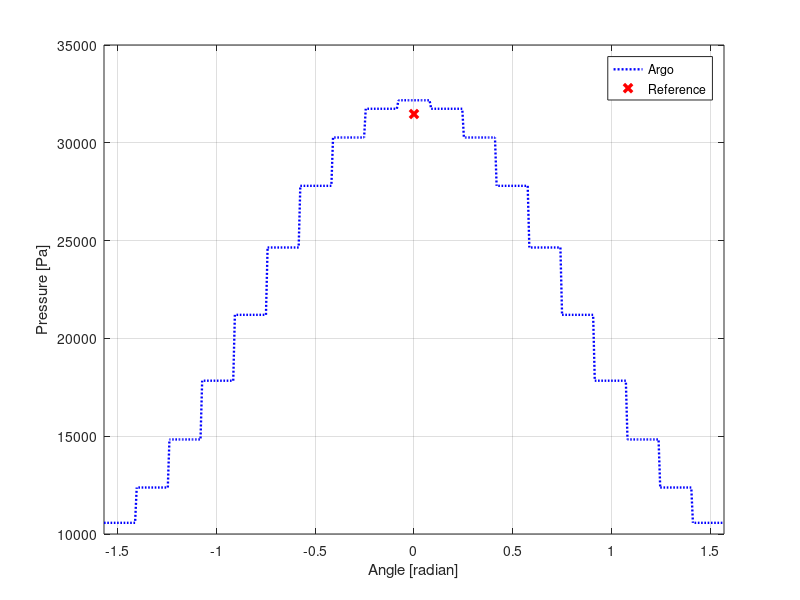

The MATLAB source for this figure: (Note: this script raises an error after producing the figure.)
%Matlab script
%_________________________________________
% Plot the Density at the wall
% D=importdata('TestHeatFlux_Wall.dat');
% x_d = D.data(:,1);
% angle = linspace(-pi/2,pi/2,length(x_d));
% qx = D.data(:,4);
% qy = D.data(:,5);
% 
% 
% q =sqrt( qx.*qx + qy.*qy);
% figure(1)
% %subplot(2,2,1)
% plot(angle,q,'b:','LineWidth',1.7)
% grid on
% grid minor
% ylabel('Heat Flux [W/m^2]')
% xlabel('Angle [radian]')
% xlim([-pi/2 pi/2])

% %_________________________________________
% % Plot the Velocity at the wall
% D=importdata('Velocity_Wall.dat');
% x_v = D.data(:,1);
% angle = linspace(-pi/2,pi/2,length(x_v));
% V = D.data(:,4);
% 
% subplot(2,2,2)
% plot(angle,abs(V),'b:','LineWidth',1.7)
% grid on
% grid minor
% ylabel('Absolute Velocity [m/s]')
% xlabel('Angle [radian]')
% xlim([-pi/2 pi/2])
% %_________________________________________
% Plot the Pressure at the wall
clf
figure(2)
P=importdata('Pressure_Wall.dat');
x_p = P.data(:,1);
angle = linspace(-pi/2,pi/2,length(x_p));
p = P.data(:,4);

plot(angle,p,'b:','LineWidth',1.7)
hold on 
plot(0,31472,'xr','LineWidth',2.5)
grid on
ylabel('Pressure [Pa]')
xlabel('Angle [radian]')
xlim([-pi/2 pi/2])
legend('Argo', 'Reference')
% %_________________________________________
% % Plot the Temperature at the wall
% D=importdata('Temperature_Wall.dat');
% x_T = D.data(:,1);
% angle = linspace(-pi/2,pi/2,length(x_T));
% T = D.data(:,4);
% 
% subplot(2,2,4)
% plot(angle,T,'b:','LineWidth',1.7)
% grid on
% grid minor
% ylabel('Temperature [K]')
% xlabel('Angle [radian]')
% xlim([-pi/2 pi/2])
% 
% 
% 
% %%%%%%%%%%%%%%%%%%%%%%%%%%%%%%%%%%%%%%%%%%
% % R E S I D U A L 
% 
R=importdata('residual.dat'); %iteration/ wall time/ residual norm / cfl
x_r = R.data(:,1);
r = R.data(:,3);
cfl = R.data(:,4);

fig = figure(3);
left_color = [0 0 0];
right_color = [0 0 0];
set(fig,'defaultAxesColorOrder',[left_color; right_color]);


yyaxis left
semilogy(x_r,r,'b-','LineWidth',1.5)

%ylim([0 10^(10)]) 
ylabel('Residual Norm L_2 (log_1_0 scale) ')
xlabel('Iteration')

yyaxis right
semilogy(x_r, cfl,'r--','LineWidth',1.7)
%ylim([0 10^(5)])
ylabel('CFL')
grid on
grid minor
legend('Norm L² residual','CFL')

